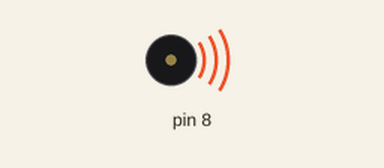
The sketch below on a simulated Arduino Uno, built with avr-gcc and run on an emulated ATmega328P. Parts: buzzer (waves = sounding).

Above: at 0.12 s.
At 3.4 s:
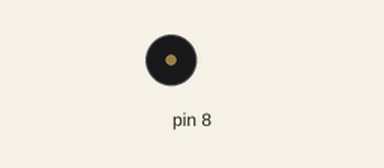
Timing chart, 0 to 5.6 s (numbered marks = the images above):
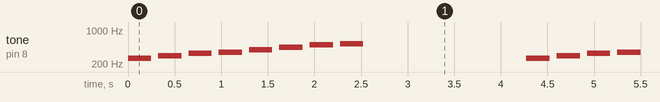

Measured:
- by itself, tone on pin 8: repeats every 4.3 s: silent 0.08 s, 294 Hz 0.25 s, silent 0.08 s, 330 Hz 0.25 s, silent 0.08 s, 349 Hz 0.25 s, silent 0.08 s, 392 Hz 0.25 s, silent 0.08 s, 440 Hz 0.25 s, silent 0.08 s, 494 Hz 0.25 s, silent 0.08 s, 523 Hz 0.25 s, silent 1.8 s, 262 Hz 0.25 s

The sketch:

Proyecto_7.ino
```cpp
/*
  Derechos de autor © UNIT Electronics
  Este codigo se proporciona "tal cual", sin garantías de ningún tipo.
  Fecha de revisión: 25/07/24
*/
/********************************
 En este proyecto se programa tonos básicos en el UNO para que
salgan por medio de un buzzer
 ********************************/
void setup() {
  pinMode (8,OUTPUT);
}

void loop() {
  tone (8,262,250); delay (325);
  tone (8,294, 250); delay (325);
  tone (8,330, 250); delay (325);
  tone (8,349, 250);
  delay (325);
  tone (8,392, 250);
  delay (325);
  tone (8,440, 250);
  delay (325);
  tone (8,494, 250);
  delay (325);
  tone (8,523, 250); delay(1000);
  delay(1000);
}
```
